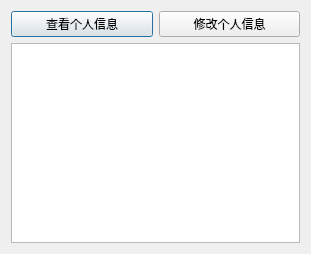
<?xml version="1.0" encoding="UTF-8"?>
<ui version="4.0">
 <class>stucell_info</class>
 <widget class="QDialog" name="stucell_info">
  <property name="geometry">
   <rect>
    <x>0</x>
    <y>0</y>
    <width>311</width>
    <height>254</height>
   </rect>
  </property>
  <property name="windowTitle">
   <string>Dialog</string>
  </property>
  <layout class="QGridLayout" name="gridLayout">
   <item row="0" column="0">
    <widget class="QPushButton" name="SelectInfo">
     <property name="text">
      <string>查看个人信息</string>
     </property>
    </widget>
   </item>
   <item row="0" column="1">
    <widget class="QPushButton" name="UpdateInfo">
     <property name="text">
      <string>修改个人信息</string>
     </property>
    </widget>
   </item>
   <item row="1" column="0" colspan="2">
    <widget class="QTableView" name="tableView"/>
   </item>
  </layout>
 </widget>
 <resources/>
 <connections/>
</ui>
